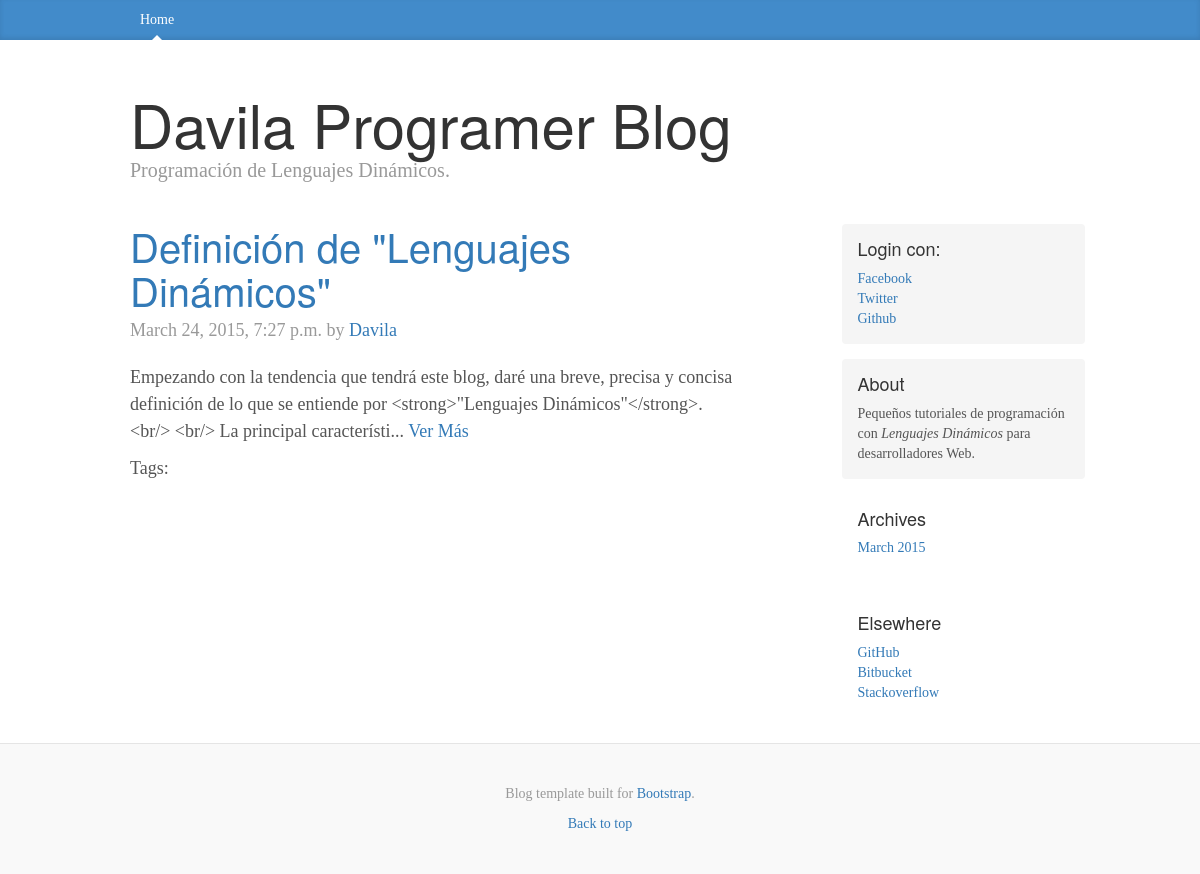
Before: / with the older database file.
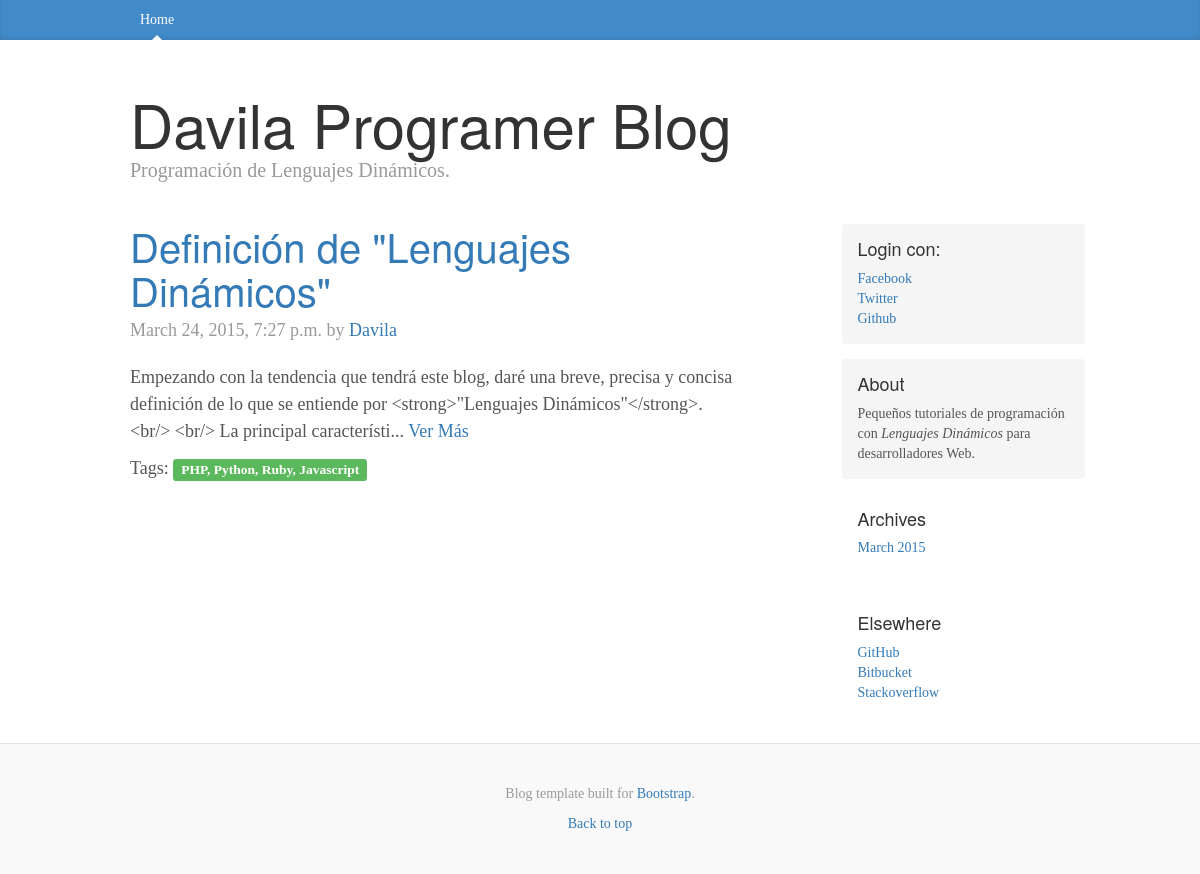
After: the same page with the newer database file.
### blog/models.py (models this page shows, shortened)
class Entrada(models.Model):
	titulo = models.CharField(max_length=200)
	contenido = models.TextField()
	slug = models.SlugField(max_length=200, editable=False)
	publish = models.BooleanField(default=True)
	created = models.DateTimeField(auto_now_add=True, blank=True, null=True, default=datetime.now)
	modified = models.DateTimeField(auto_now=True, blank=True, null=True, default=datetime.now)
	tags = models.ManyToManyField(Tag)
	objects = EntradaQuerySet.as_manager()
	class Meta:
		verbose_name = "Entrada"
		verbose_name_plural = "Entradas"
		ordering = ["-created"]

class Tag(models.Model):
	slug = models.SlugField(max_length=200, unique=True)
	def __unicode__(self):
		return self.slug

### blog/views.py (the view)
# urls.py: url(r'^$', IndexView.as_view(), name="index"),
class IndexView(ListView):
	template_name = 'entrada_list.html'
	queryset = models.Entrada.objects.published()
	paginate_by = 3

### blog/templates/entrada_list.html
{% extends 'base.html' %}
{% load django_markdown %}
{% block content %}
{% for entrada in object_list %}
	<div class="blog-post">
	    <h2 class="blog-post-title"><a href="/entrada/{{ entrada.slug }}/">{{ entrada.titulo }}</a></h2>
	    <p class="blog-post-meta">{{ entrada.created }} by <a href="#">Davila</a></p>
	    <p>{{entrada.contenido|markdown|slice:":200"}}... <a href="/entrada/{{ entrada.slug }}/">Ver Más</a></p>
	    Tags: <span class="label label-success">{{ entrada.tags.all|join:", " }}</span>
	</div>
{% endfor %}
{% endblock %}

Changed rows visible on the page:
changed Entrada "Definición de \"Lenguajes Dinámicos\"": tags.all (not shown) → "PHP, Python, Ruby, Javascript"
